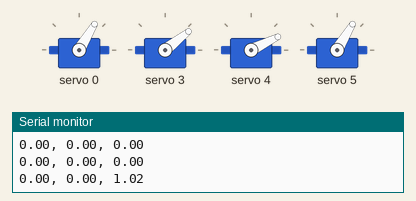
This sketch was run on a simulated Arduino Uno, built with avr-gcc and run on an emulated ATmega328P. Shown: 4 × servo, the last lines printed to the serial monitor.

Above: at 0.05 s.
At 1.95 s:
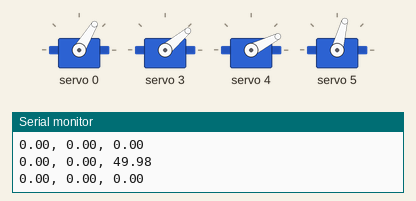
At 3.85 s:
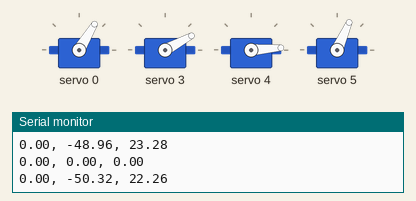
At 5.75 s:
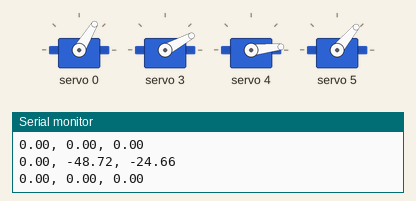
At 7.65 s:
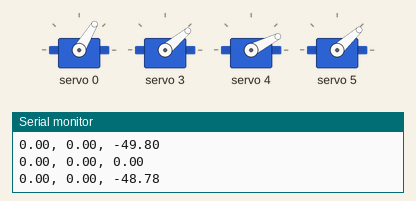
Timing chart, 0 to 12.3 s (numbered marks = the images above):
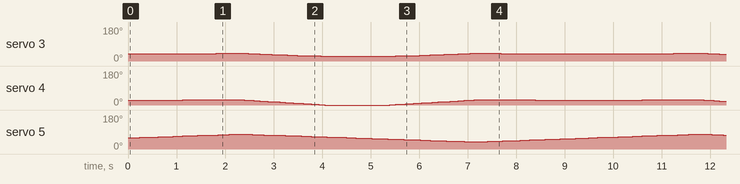

The sketch:

Hexapod.ino
```cpp
#include <Wire.h>
#include <Adafruit_PWMServoDriver.h>
#include <Servo.h>
#include <math.h>

#define SERVO_FREQ 60 // Hz

struct Point
{
  float x;
  float y;
  float z;
};

struct Leg
{
  float coxaAngle;
  float femurAngle;
  float tibiaAngle;
  float x;
  float y;
  float z;
  int legID;
  bool nextState;
  int state;
};

Adafruit_PWMServoDriver servoDriver = Adafruit_PWMServoDriver();

struct Leg leg = {0, 0, 0, 0, 0, 0, 0, false, 0};
float x0;
float y0;
float z0;
float maxTibiaLimit0 = 800;
float maxMicroTibia0 = 2000;
float minMicroTibia0 = 300;
float maxMicroFemur0 = 2000;
float minMicroFemur0 = 300;
float  maxMicroCoxa0 = 2000;
float  minMicroCoxa0 = 300;
struct Leg leg1 = {0, 0, 0, 0, 0, 0, 1, false, 0};
float x1;
float y1;
float z1;
float maxTibiaLimit1 = 800;
float maxMicroTibia1 = 2000;
float minMicroTibia1 = 300;
float maxMicroFemur1 = 2000;
float minMicroFemur1 = 300;
float  maxMicroCoxa1 = 2000;
float  minMicroCoxa1 = 300;
struct Leg leg2 = {0, 0, 0, 0, 0, 0, 2, false, 0};
float x2;
float y2;
float z2;
float maxTibiaLimit2 = 800;
float maxMicroTibia2 = 2000;
float minMicroTibia2 = 300;
float maxMicroFemur2 = 2000;
float minMicroFemur2 = 300;
float  maxMicroCoxa2 = 2000;
float  minMicroCoxa2 = 300;
struct Leg leg3 = {0, 0, 0, 0, 0, 0, 3, false, 0};
float x3;
float y3;
float z3;
float maxTibiaLimit3 = 800;
float maxMicroTibia3 = 2000;
float minMicroTibia3 = 300;
float maxMicroFemur3 = 2000;
float minMicroFemur3 = 300;
float  maxMicroCoxa3 = 2000;
float  minMicroCoxa3 = 300;
struct Leg leg4 = {0, 0, 0, 0, 0, 0, 4, false, 0};
float x4;
float y4;
float z4;
float maxTibiaLimit4 = 800;
float maxMicroTibia4 = 2000;
float minMicroTibia4 = 300;
float maxMicroFemur4 = 2000;
float minMicroFemur4 = 300;
float  maxMicroCoxa4 = 2000;
float  minMicroCoxa4 = 300;
struct Leg leg5 = {0, 0, 0, 0, 0, 0, 5, false, 0};
float x5;
float y5;
float z5;
float maxTibiaLimit5 = 800;
float maxMicroTibia5 = 2000;
float minMicroTibia5 = 300;
float maxMicroFemur5 = 2000;
float minMicroFemur5 = 300;
float  maxMicroCoxa5 = 2000;
float  minMicroCoxa5 = 300;

float speed = 1.7;

bool isFirstMove = true;
int state = 0;
float xOffset = 150;
float yOffset = 120;
float zOffset = 0;
float x = 0;
float y = 0;
float z = 0;
float d1 = 130;
float d2 = 200;

long currentMillis;
long previousMillis;

void setup() {
  Serial.begin(9600);
  servoDriver.begin();
  servoDriver.setPWMFreq(SERVO_FREQ);


  delay(10);
}

void loop() {
  static int state;
  if (state == 0)
  {
    currentMillis = millis();
    if (currentMillis - previousMillis >= 10)
    {
      previousMillis = currentMillis;
      bool xReached = Interpolate(x0, x0, 0, 0.05 * speed, 1, 0);
      bool yReached = Interpolate(y0, y0, 0, 0.05 * speed, 1, 0);
      bool zReached = Interpolate(z0, -60, 60, 0.005 * speed, 0, 0);
      bool nextState = xReached && yReached && zReached;
      if (nextState)
      {
        state = 1;
      }
    }
  }
  else if (state == 1)
  {
    currentMillis = millis();
    if (currentMillis - previousMillis >= 10)
    {
      previousMillis = currentMillis;
      bool xReached = Interpolate(x0, 0, 0, 0.005 * speed, 0, 0);
      static int yState;

      bool yReached;
      if(yState == 0)
      {
        bool nextYState = Interpolate(y0, 0, -80, 0.01 * speed, 0, 0);
        if (nextYState)
        {
          yState = 1;
        }
      }
      else if (yState == 1)
      {
        bool nextYState = Interpolate(y0, -80, 0, 0.01 * speed, 0, 0);
        if (nextYState)
        {
          yState = 0;
          yReached = true;
        }
      }

      bool zReached = Interpolate(z0, 60, -60, 0.005 * speed, 0, 0);
      bool nextState = xReached && yReached && zReached;
      if (nextState)
      {
        yState = 0;
        state = 0;
      }
    }
  }

  leg = IK(x0 + xOffset, y0 + yOffset, z0 + zOffset);
  servoDriver.writeMicroseconds(0, ConvertToMicrosecondsTibia(90, 0)); // leg.tibiaAngle
  servoDriver.writeMicroseconds(0, ConvertToMicrosecondsFemur(90, 0)); // leg.femurAngle
  servoDriver.writeMicroseconds(0, ConvertToMicrosecondsCoxa(90, 0));  // leg.coxaAngle

  leg1 = IK(x1 + xOffset, y1 + yOffset, z1 + zOffset);
  servoDriver.writeMicroseconds(3, ConvertToMicrosecondsTibia(leg.tibiaAngle, 1));
  servoDriver.writeMicroseconds(4, ConvertToMicrosecondsFemur(90 + leg.femurAngle, 1));
  servoDriver.writeMicroseconds(5, ConvertToMicrosecondsCoxa(90 + leg.coxaAngle, 1));
}

Leg IK(float x, float y, float z)
{
  Serial.print(x - xOffset);
  Serial.print(", ");
  Serial.print(y - yOffset);
  Serial.print(", ");
  Serial.println(z - zOffset);

  Leg leg;
  leg.coxaAngle = atan2(z, x) * 180/PI;
  float distance = sqrt(x * x + z * z);
  float phi1 = atan2(y, distance);
  float L = sqrt(distance * distance + y * y);
  if (L < d2 - d1 || L > d1 + d2 || isnan(L))
  {
    Serial.println("Error: Not possible (x, y, z)");
    return;
  }
  float phi2 = acos((L * L + d1 * d1 - d2 * d2) / (2 * L * d1));
  leg.femurAngle = (phi1 - phi2) * 180/PI;
  leg.tibiaAngle = (acos((d2 * d2 + d1 * d1 - L * L) / (2 * d2 * d1))) * 180/PI;
  return leg;
}

bool Interpolate(float& value, float origin, float targetValue, float Lerp, float Range, int curve)
{
  float difference = (targetValue - origin);
  bool targetReached;
  if (difference > 0)
  {
    targetReached = (value >= targetValue + Range) || (value >= targetValue - Range);
  }
  else if (difference < 0)
  {
    targetReached = (value <= targetValue + Range) || (value <= targetValue - Range);
  }
  else
  {
    return true;
  }

  if (targetReached)
  {
    value = targetValue;
    return true;
  }
  else
  {
    float normalizedValue = map(value, origin, targetValue, 0, 1) + Lerp;
    switch (curve)
    {
      case 0:
      break;

      case 1:
      normalizedValue = StartSmooth(normalizedValue);
      break;

      case 2:
      normalizedValue = EndSmooth(normalizedValue);
      break;
    }
    value += difference * normalizedValue;
    return false;
  }
}

void StepTo(Point targetPoint, float height, float stepAmmount, Leg& legToMove)
{
  currentMillis = millis();
  if (currentMillis - previousMillis >= 10)
  {
    previousMillis = currentMillis;
    Serial.print("WTFMAN");
    float upperLimit = 2 * height;

    static float t;
  	float tStep = upperLimit / stepAmmount;

    Point nextPoint = StepCurve(t, targetPoint.x, targetPoint.y, height);

    legToMove = IK(nextPoint.x + x + xOffset, nextPoint.y + y + yOffset, nextPoint.z + z + zOffset);
    servoDriver.writeMicroseconds(10, ConvertToMicrosecondsTibia(legToMove.tibiaAngle, 0));
    servoDriver.writeMicroseconds(9, ConvertToMicrosecondsFemur(90 +legToMove.femurAngle, 0));
    servoDriver.writeMicroseconds(8, ConvertToMicrosecondsCoxa(90 + legToMove.coxaAngle, 0));

    t += tStep;
    if (t >= upperLimit)
    {
      legToMove.nextState = true;
      t = 0;
    }
  }
}

Point RotatePoint(float x, float y, float z, float xOrigin, float yOrigin, float zOrigin, char axis, float angle)
{
  angle = angle * PI/180;
  Point translatedPoint;
  Point pointF;
  if (axis == 'Z')
  {
    translatedPoint.x = (x - xOrigin);
    translatedPoint.y = (y - yOrigin);
    pointF.x = (translatedPoint.x * cos(angle)) - (translatedPoint.y * sin(angle)) + xOrigin;
    pointF.y = (translatedPoint.y * cos(angle)) + (translatedPoint.x * sin(angle)) + yOrigin;
    pointF.z = z;
    return pointF;
  }
  else if (axis == 'X')
  {
    translatedPoint.x = (z - zOrigin);
    translatedPoint.y = (y - yOrigin);
    pointF.x = x;
    pointF.y = (translatedPoint.y * cos(angle)) + (translatedPoint.x * sin(angle)) + yOrigin;
    pointF.z = (translatedPoint.x * cos(angle)) - (translatedPoint.y * sin(angle)) + zOrigin;
    return pointF;
  }
  else if (axis == 'Y')
  {
    translatedPoint.x = (z - zOrigin);
    translatedPoint.y = (x - xOrigin);
    pointF.x = (translatedPoint.y * cos(angle)) + (translatedPoint.x * sin(angle)) + xOrigin;
    pointF.y = y;
    pointF.z = (translatedPoint.x * cos(angle)) - (translatedPoint.y * sin(angle)) + zOrigin;
    return pointF;
  }
}

float lerp(float a, float b, float t)
{
  return (b - a) * constrain(t, 0, 1);
}

int ConvertToMicrosecondsCoxa(float degrees, int whatLeg)
{
  switch (whatLeg)
  {
    case 0:
    degrees = constrain(degrees, 0, 180);
    return map(degrees, 0, 180, minMicroCoxa0, maxMicroCoxa0);
    case 1:
    degrees = constrain(degrees, 0, 180);
    return map(degrees, 0, 180, minMicroCoxa1, maxMicroCoxa1);
    case 2:
    degrees = constrain(degrees, 0, 180);
    return map(degrees, 0, 180, minMicroCoxa2, maxMicroCoxa2);
    case 3:
    degrees = constrain(degrees, 0, 180);
    return map(degrees, 0, 180, minMicroCoxa3, maxMicroCoxa3);
    case 4:
    degrees = constrain(degrees, 0, 180);
    return map(degrees, 0, 180, minMicroCoxa4, maxMicroCoxa4);
    case 5:
    degrees = constrain(degrees, 0, 180);
    return map(degrees, 0, 180, minMicroCoxa5, maxMicroCoxa5);
  }
}

int ConvertToMicrosecondsFemur(float degrees, int whatLeg)
{
  switch (whatLeg)
  {
    case 0:
    degrees = constrain(degrees, 0, 180);
    return map(degrees, 0, 180, minMicroFemur0, maxMicroFemur0);
    case 1:
    degrees = constrain(degrees, 0, 180);
    return map(degrees, 0, 180, minMicroFemur1, maxMicroFemur1);
    case 2:
    degrees = constrain(degrees, 0, 180);
    return map(degrees, 0, 180, minMicroFemur2, maxMicroFemur2);
    case 3:
    degrees = constrain(degrees, 0, 180);
    return map(degrees, 0, 180, minMicroFemur3, maxMicroFemur3);
    case 4:
    degrees = constrain(degrees, 0, 180);
    return map(degrees, 0, 180, minMicroFemur4, maxMicroFemur4);
    case 5:
    degrees = constrain(degrees, 0, 180);
    return map(degrees, 0, 180, minMicroFemur5, maxMicroFemur5);
  }
}

int ConvertToMicrosecondsTibia(float degrees, int whatLeg)
{
  int microseconds;
  switch (whatLeg)
  {
    case 0:
    degrees = constrain(degrees, 0, 180);
    microseconds = map(degrees, 0, 180, minMicroTibia0, maxMicroTibia0);
    if (microseconds < maxTibiaLimit0)
    {
      return maxTibiaLimit0;
    }
    else
    {
      return microseconds;
    }
    case 1:
    degrees = constrain(degrees, 0, 180);
    microseconds = map(degrees, 0, 180, minMicroTibia1, maxMicroTibia1);
    if (microseconds < maxTibiaLimit1)
    {
      return maxTibiaLimit1;
    }
    else
    {
      return microseconds;
    }
    case 2:
    degrees = constrain(degrees, 0, 180);
    microseconds = map(degrees, 0, 180, minMicroTibia2, maxMicroTibia2);
    if (microseconds < maxTibiaLimit2)
    {
      return maxTibiaLimit2;
    }
    else
    {
      return microseconds;
    }
    case 3:
    degrees = constrain(degrees, 0, 180);
    microseconds = map(degrees, 0, 180, minMicroTibia3, maxMicroTibia3);
    if (microseconds < maxTibiaLimit3)
    {
      return maxTibiaLimit3;
    }
    else
    {
      return microseconds;
    }
    case 4:
    degrees = constrain(degrees, 0, 180);
    microseconds = map(degrees, 0, 180, minMicroTibia4, maxMicroTibia4);
    if (microseconds < maxTibiaLimit4)
    {
      return maxTibiaLimit4;
    }
    else
    {
      return microseconds;
    }
    case 5:
    degrees = constrain(degrees, 0, 180);
    microseconds = map(degrees, 0, 180, minMicroTibia5, maxMicroTibia5);
    if (microseconds < maxTibiaLimit5)
    {
      return maxTibiaLimit5;
    }
    else
    {
      return microseconds;
    }
  }
}

float StartSmooth(float t)
{
  return t * t;
}

float EndSmooth(float t)
{
  return sqrt(t);
}

Point StepCurve(float t, float x, float y, float h)
{
  Point funcPoint;
  funcPoint.z = (x / (2 * h)) * t;
  funcPoint.y = sqrt(h * h - ((t - h) * (t = h)));
  funcPoint.x = (y / (2 * h)) * t;
  return funcPoint;
}

Point SemiCircle(float r, float t)
{
  Point funcPoint;
  funcPoint.z = t;
  funcPoint.y = sqrt((r * r) - ((t - r) * (t - r)));
  funcPoint.x = 0;
  return funcPoint;
}

Point Swoop(float t)
{
  Point funcPoint;
  funcPoint.z = t;
  funcPoint.y = ((t - 50) * (t - 50) * (t - 50) + (50 * ((t - 50) * (t - 50)))) / 500;
  funcPoint.x = 0;
  return funcPoint;
}
```

Measured:
- by itself, servo 3: moves between 25° and 41°, repeating every 9.5 s
- by itself, servo 4: moves between 0° and 28°, repeating every 9.5 s
